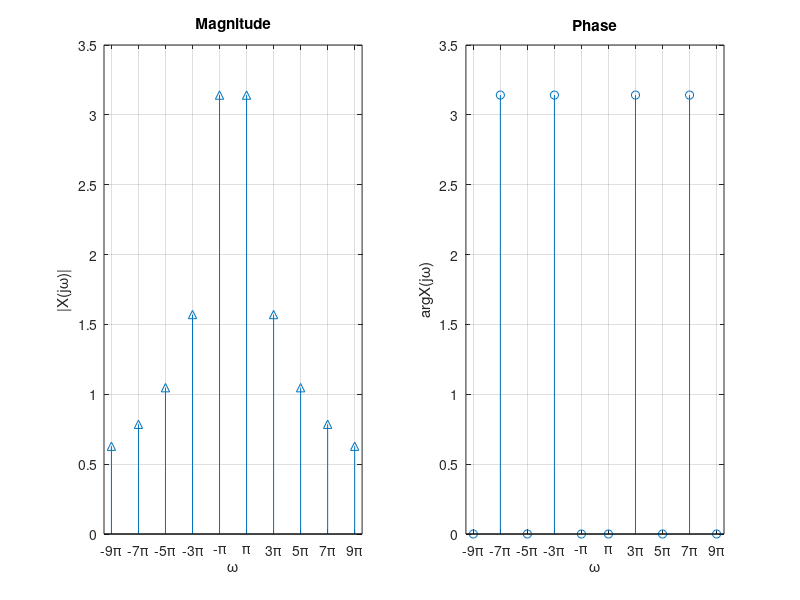

Recreate this plot in MATLAB.
clc;
clear;

% X(jw)=sigma (k=0:4) [(-1)^k/(k+1)]{pi*delta(w-(2k+1)*pi) + pi*delta(w+(2k+1)*pi)}
% k = 0: ( 1/1)*[pi*delta(w-1*pi)+pi*delta(w+1*pi)]
% k = 1: (-1/2)*[pi*delta(w-3*pi)+pi*delta(w+3*pi)]
% k = 2: ( 1/3)*[pi*delta(w-5*pi)+pi*delta(w+5*pi)]
% k = 3: (-1/4)*[pi*delta(w-7*pi)+pi*delta(w+7*pi)]
% k = 4: ( 1/5)*[pi*delta(w-9*pi)+pi*delta(w+9*pi)]

omega = [-9*pi,-7*pi,-5*pi,-3*pi,-pi,pi,3*pi,5*pi,7*pi,9*pi];
X_FT_Magnitude = [1/5,1/4,1/3,1/2,1,1,1/2,1/3,1/4,1/5] * pi;
X_FT_Phase = [0,pi,0,pi,0,0,pi,0,pi,0];

subplot(1,2,1);
stem(omega,X_FT_Magnitude,'^');
xticks(omega);
xticklabels({'-9\pi','-7\pi','-5\pi','-3\pi','-\pi','\pi','3\pi','5\pi','7\pi','9\pi'});
xlabel('\omega');
ylabel('|X(j\omega)|');
title('Magnitude');
grid on;

subplot(1,2,2);
stem(omega, X_FT_Phase);
xticks(omega);
xticklabels({'-9\pi','-7\pi','-5\pi','-3\pi','-\pi','\pi','3\pi','5\pi','7\pi','9\pi'});
xlabel('\omega');
ylabel('arg{X(j\omega)}');
title('Phase');
grid on;
